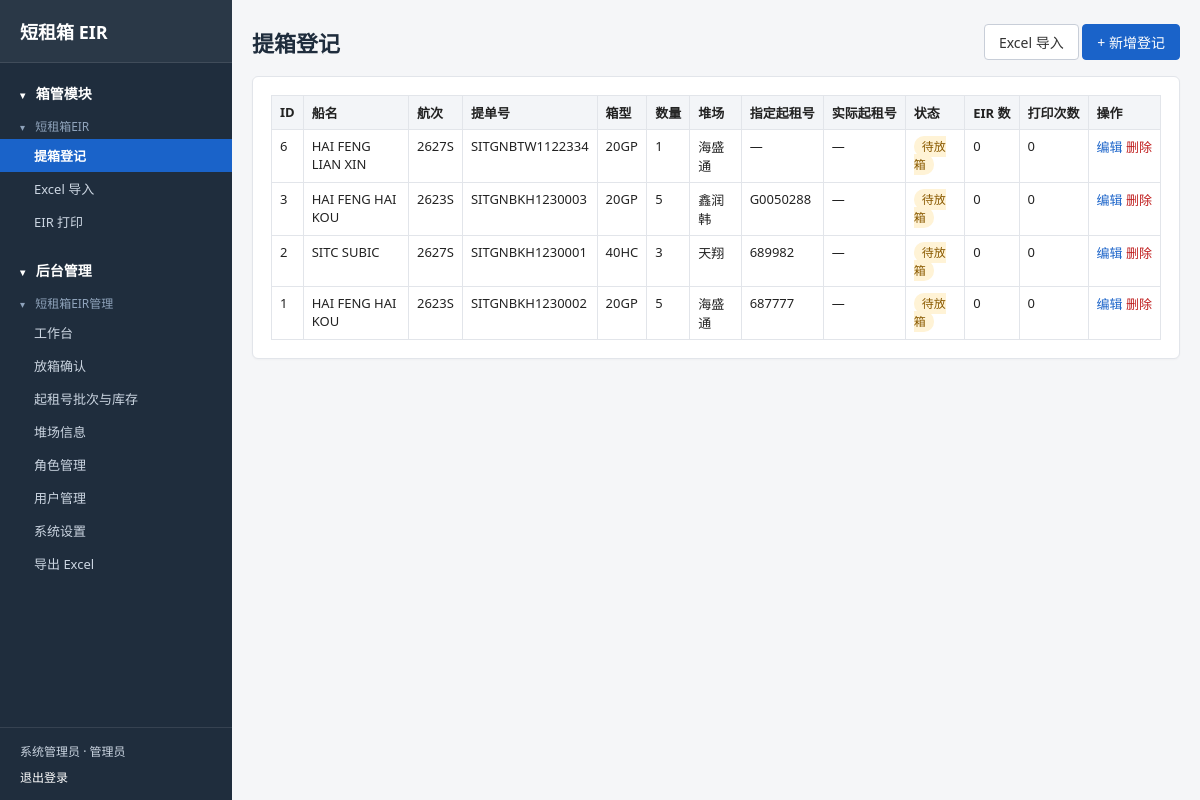
/pickups (signed in), run on the app's committed database.
### tables this page shows
CREATE TABLE users (id INTEGER PRIMARY KEY AUTOINCREMENT, username TEXT NOT NULL UNIQUE, password_hash TEXT NOT NULL, role TEXT NOT NULL, display_name TEXT, active INTEGER NOT NULL DEFAULT 1, created_at TEXT NOT NULL, last_login_at TEXT);

CREATE TABLE roles (
  key         TEXT PRIMARY KEY,
  label       TEXT NOT NULL,
  perms       TEXT NOT NULL DEFAULT '[]',
  is_builtin  INTEGER NOT NULL DEFAULT 0,
  created_at  TEXT NOT NULL,
  updated_at  TEXT NOT NULL
);

CREATE TABLE pickups (
  id          INTEGER PRIMARY KEY AUTOINCREMENT,
  vessel      TEXT NOT NULL DEFAULT '',
  voyage      TEXT NOT NULL DEFAULT '',
  bl_no       TEXT NOT NULL,
  container_type TEXT NOT NULL CHECK(container_type IN ('20GP','40GP','40HC')),
  quantity    INTEGER NOT NULL CHECK(quantity > 0),
  yard_id     INTEGER NOT NULL REFERENCES yards(id) ON DELETE RESTRICT,
  requested_lease_no TEXT,
  eir_print_count INTEGER NOT NULL DEFAULT 0,
  status      TEXT NOT NULL DEFAULT 'pending',
  confirmed_by INTEGER REFERENCES users(id) ON DELETE SET NULL,
  confirmed_at TEXT,
  created_by  INTEGER REFERENCES users(id) ON DELETE SET NULL,
  created_at  TEXT NOT NULL,
  updated_at  TEXT NOT NULL
);

CREATE TABLE yards (
  id          INTEGER PRIMARY KEY AUTOINCREMENT,
  full_name   TEXT NOT NULL,
  short_name  TEXT NOT NULL UNIQUE,
  address     TEXT NOT NULL DEFAULT '',
  phone       TEXT,
  work_hours  TEXT,
  template_key TEXT NOT NULL DEFAULT '',
  created_at  TEXT NOT NULL,
  updated_at  TEXT NOT NULL
);

### app/routes/front_routes.py (the view)
@bp.route("/pickups")
@require_role("front.pickups")
def pickups():
    db = get_db()
    rows = db.execute(
        "SELECT p.*, y.short_name AS yard_short, "
        "(SELECT COUNT(*) FROM eir_records e WHERE e.pickup_id=p.id) AS eir_count, "
        "(SELECT GROUP_CONCAT(DISTINCT e.lease_no_snapshot) FROM eir_records e "
        " WHERE e.pickup_id=p.id) AS allocated_lease_no "
        "FROM pickups p JOIN yards y ON y.id=p.yard_id ORDER BY p.id DESC"
    ).fetchall()
    yards = db.execute("SELECT * FROM yards ORDER BY short_name").fetchall()
    return render_template("front/pickups.html", rows=rows, yards=yards)

### app/auth.py (called while the page is built)
def all_permissions():
    from .nav import collect_permissions
    return collect_permissions()

def all_perm_keys():
    return {k for k, _ in all_permissions()}

def role_info(key, conn=None):
    row = (conn or get_db()).execute("SELECT * FROM roles WHERE key=?", (key,)).fetchone()
    if row:
        try:
            perms = set(json.loads(row["perms"] or "[]"))
        except (ValueError, TypeError):
            perms = set()
        return {"label": row["label"], "perms": perms, "is_builtin": bool(row["is_builtin"])}
    return {"label": ROLE_LABEL.get(key, key),
            "perms": set(_FALLBACK_PERMS.get(key, ())), "is_builtin": True}

def role_label(key):
    return role_info(key)["label"]

def role_perms(key):
    perms = role_info(key)["perms"]
    if SUPER_PERM in perms:
        return all_perm_keys()
    return perms

def current_user():
    uid = session.get("uid")
    if not uid:
        return None
    return get_db().execute("SELECT * FROM users WHERE id=? AND active=1", (uid,)).fetchone()

def require_role(perm):
    def deco(view):
        @wraps(view)
        def wrap(*a, **kw):
            user = current_user()
            if not user:
                return redirect(url_for("auth.login", next=request.path))
            granted = role_perms(user["role"])
            need = perm
            if perm == SUPER_PERM:
                need = SUPER_PERM
            ok = (SUPER_PERM in granted) if need == SUPER_PERM else (need in granted)
            if not ok:
                abort(403)
            return view(*a, **kw)
        return wrap
    return deco

### app/db.py (called while the page is built)
def _dict_factory(cursor, row):
    return {col[0]: row[i] for i, col in enumerate(cursor.description)}

def connect():
    conn = sqlite3.connect(config.DB_PATH, timeout=30)
    conn.row_factory = _dict_factory
    conn.execute("PRAGMA foreign_keys=ON")
    conn.execute("PRAGMA busy_timeout=15000")
    return conn

def get_db():
    if "db" not in g:
        g.db = connect()
    return g.db

### app/nav.py (called while the page is built)
def _children(node):
    return node.get("children") or []

def _leaf_perm(node):
    perms = node.get("perms")
    if perms:
        return perms[0]
    return node.get("endpoint")

def _walk_leaves(nodes):
    for node in nodes:
        kids = _children(node)
        if kids:
            for leaf in _walk_leaves(kids):
                yield leaf
        elif node.get("endpoint"):
            yield node

def build_menu(perms, current):
    return [_decorate(n, perms, current) for n in MENU if _visible(n, perms)]

### app/templates/front/pickups.html (shortened to what this page needs)
{% extends "base.html" %}
{% block content %}
<div class="page-head">
  <h1>提箱登记</h1>
  <div>
    <a class="btn" href="{{ url_for('front.import_excel') }}">Excel 导入</a>
    <a class="btn primary" href="{{ url_for('front.pickup_add') }}">+ 新增登记</a>
  </div>
</div>
<div class="card">
<table class="grid">
  <thead><tr>
    <th>ID</th><th>船名</th><th>航次</th><th>提单号</th><th>箱型</th><th>数量</th>
    <th>堆场</th><th>指定起租号</th><th>实际起租号</th><th>状态</th><th>EIR 数</th><th>打印次数</th><th>操作</th>
  </tr></thead>
  <tbody>
  {% for r in rows %}
    <tr>
      <td>{{ r.id }}</td><td>{{ r.vessel }}</td><td>{{ r.voyage }}</td><td>{{ r.bl_no }}</td>
      <td>{{ r.container_type }}</td><td>{{ r.quantity }}</td><td>{{ r.yard_short }}</td>
      <td>{{ r.requested_lease_no or '—' }}</td>
      <td>{{ r.allocated_lease_no or '—' }}</td>
      <td><span class="badge {{ 'ok' if r.status=='released' else 'pending' }}">{{ '已放箱' if r.status=='released' else '待放箱' }}</span></td>
      <td>{{ r.eir_count }}</td><td>{{ r.eir_print_count }}</td>
      <td class="ops">
        {% if r.status == 'pending' %}
        <a href="{{ url_for('front.pickup_edit', pid=r.id) }}">编辑</a>
        <form class="inline" method="post" action="{{ url_for('front.pickup_delete', pid=r.id) }}">
          <button type="submit" class="link danger" data-confirm="确定删除该登记？">删除</button>
        </form>
        {% else %}—{% endif %}
      </td>
    </tr>
  {% else %}
    <tr><td colspan="13" class="empty">暂无记录</td></tr>
  {% endfor %}
  </tbody>
</table>
</div>
{% endblock %}

### app/templates/base.html (shortened to what this page needs)
<!DOCTYPE html>
<html lang="zh-CN">
<head>
<link rel="stylesheet" href="{{ url_for('static', filename='css/app.css') }}">
</head>
<body{% if me %} class="with-sidebar"{% endif %}>
{% if me %}
<div class="layout">
  <aside class="sidebar">
    <a class="brand" href="{{ url_for('print.print_list') if me.role == 'printer' else url_for('front.pickups') }}">短租箱 EIR</a>
    <nav class="nav-tree">
      {% for l1 in nav_menu %}
      <details class="nav-l1" data-nav-key="l1:{{ l1.label }}" open>
        <summary class="nav-l1-title"><span class="arrow">▾</span> {{ l1.label }}</summary>
        {% for l2 in l1.children %}
        <details class="nav-l2" data-nav-key="l2:{{ l1.label }}/{{ l2.label }}" open>
          <summary class="nav-l2-title"><span class="arrow">▾</span> {{ l2.label }}</summary>
          <div class="nav-l3">
            {% if l2.children %}
              {% for item in l2.children %}
              <a class="nav-link{{ ' active' if item.active }}" href="{{ item.url }}">{{ item.label }}</a>
              {% endfor %}
            {% else %}
              <a class="nav-link{{ ' active' if l2.active }}" href="{{ l2.url }}">{{ l2.label }}</a>
            {% endif %}
          </div>
        </details>
        {% endfor %}
      </details>
      {% endfor %}
    </nav>
    <div class="sidebar-user">
      <span>{{ me.display_name or me.username }} · {{ role_label(me.role) }}</span>
      <a href="{{ url_for('auth.logout_view') }}">退出登录</a>
    </div>
  </aside>
  <div class="main-wrap">
{% endif %}
<main class="container">
  {% block content %}{% endblock %}
</main>
{% if me %}
  </div>
</div>
{% endif %}
</body>
</html>

### app/static/css/app.css (style rules this page uses)
* { box-sizing: border-box; }
body { margin:0; font-family: "Microsoft YaHei", "Segoe UI", Arial, sans-serif; font-size:14px; color:#222; background:#f5f6f8; }
a { color:#1a63c9; text-decoration:none; }
.layout { display:flex; min-height:100vh; }
.sidebar { width:232px; flex:0 0 232px; background:#1f2d3d; color:#cbd5e1; display:flex; flex-direction:column; position:sticky; top:0; height:100vh; overflow-y:auto; }
.sidebar .brand { display:block; padding:18px 20px; color:#fff; font-size:18px; font-weight:bold; text-decoration:none; border-bottom:1px solid rgba(255,255,255,.1); }
.nav-tree { flex:1; padding:12px 0; }
.nav-l1 { margin-bottom:14px; }
.nav-l1 summary, .nav-l2 summary { display:block; list-style:none; cursor:pointer; user-select:none; }
.nav-l1-title { padding:8px 20px; font-size:14px; font-weight:bold; color:#fff; }
.nav-l2-title { padding:6px 20px 4px; font-size:12px; color:#8fa3bb; }
.arrow { display:inline-block; width:12px; font-size:10px; transition:transform .15s; }
.nav-link { display:block; padding:7px 20px 7px 34px; font-size:13px; color:#cbd5e1; }
.nav-link.active { background:#1a63c9; color:#fff; font-weight:600; }
.sidebar-user { padding:14px 20px; border-top:1px solid rgba(255,255,255,.1); font-size:12px; color:#cbd5e1; display:flex; flex-direction:column; gap:8px; }
.sidebar-user a { color:#fff; }
.main-wrap { flex:1; min-width:0; }
.container { max-width:1200px; margin:0 auto; padding:24px 20px; }
.page-head { display:flex; justify-content:space-between; align-items:center; margin-bottom:16px; }
.page-head h1 { margin:0; font-size:22px; }
.card { background:#fff; border:1px solid #e2e5ea; border-radius:6px; padding:18px; margin-bottom:16px; box-shadow:0 1px 2px rgba(0,0,0,.03); }
h1,h2,h3 { color:#1f2d3d; }
.btn { display:inline-block; padding:7px 14px; border:1px solid #c8ced8; background:#fff; color:#333; border-radius:4px; cursor:pointer; font-size:14px; }
.btn.primary { background:#1a63c9; color:#fff; border-color:#1a63c9; }
.btn.danger, .link.danger { color:#c02020; }
.grid { width:100%; border-collapse:collapse; font-size:13px; }
.grid th, .grid td { border:1px solid #e2e5ea; padding:7px 8px; text-align:left; vertical-align:top; }
.grid th { background:#f3f5f8; font-weight:600; white-space:nowrap; }
.ops { white-space:nowrap; }
.ops a, .ops button, .link { color:#1a63c9; background:none; border:0; cursor:pointer; padding:0; font-size:13px; }
.inline { display:inline; }
.badge { padding:2px 8px; border-radius:10px; font-size:12px; }
.badge.pending { background:#fff3d6; color:#8a5a00; }

### data on the page
users: display_name "系统管理员", role.label "管理员"
pickups: id "6", vessel "HAI FENG LIAN XIN", voyage "2627S", bl_no "SITGNBTW1122334", container_type "20GP", quantity "1", yard_short "海盛通", requested_lease_no "—", allocated_lease_no "—", status "待放箱", eir_count "0", eir_print_count "0"
pickups: id "3", vessel "HAI FENG HAI KOU", voyage "2623S", bl_no "SITGNBKH1230003", container_type "20GP", quantity "5", yard_short "鑫润韩", requested_lease_no "G0050288", allocated_lease_no "—", status "待放箱", eir_count "0", eir_print_count "0"
pickups: id "2", vessel "SITC SUBIC", voyage "2627S", bl_no "SITGNBKH1230001", container_type "40HC", quantity "3", yard_short "天翔", requested_lease_no "689982", allocated_lease_no "—", status "待放箱", eir_count "0", eir_print_count "0"
pickups: id "1", vessel "HAI FENG HAI KOU", voyage "2623S", bl_no "SITGNBKH1230002", container_type "20GP", quantity "5", yard_short "海盛通", requested_lease_no "687777", allocated_lease_no "—", status "待放箱", eir_count "0", eir_print_count "0"

### other printed values
{{ l1.label }} "箱管模块" "后台管理"
{{ l2.label }} "短租箱EIR" "短租箱EIR管理"
{{ item.label }} "提箱登记" "Excel 导入" "EIR 打印" "工作台" "放箱确认" "起租号批次与库存" "堆场信息" "角色管理" "用户管理" "系统设置" "导出 Excel"
